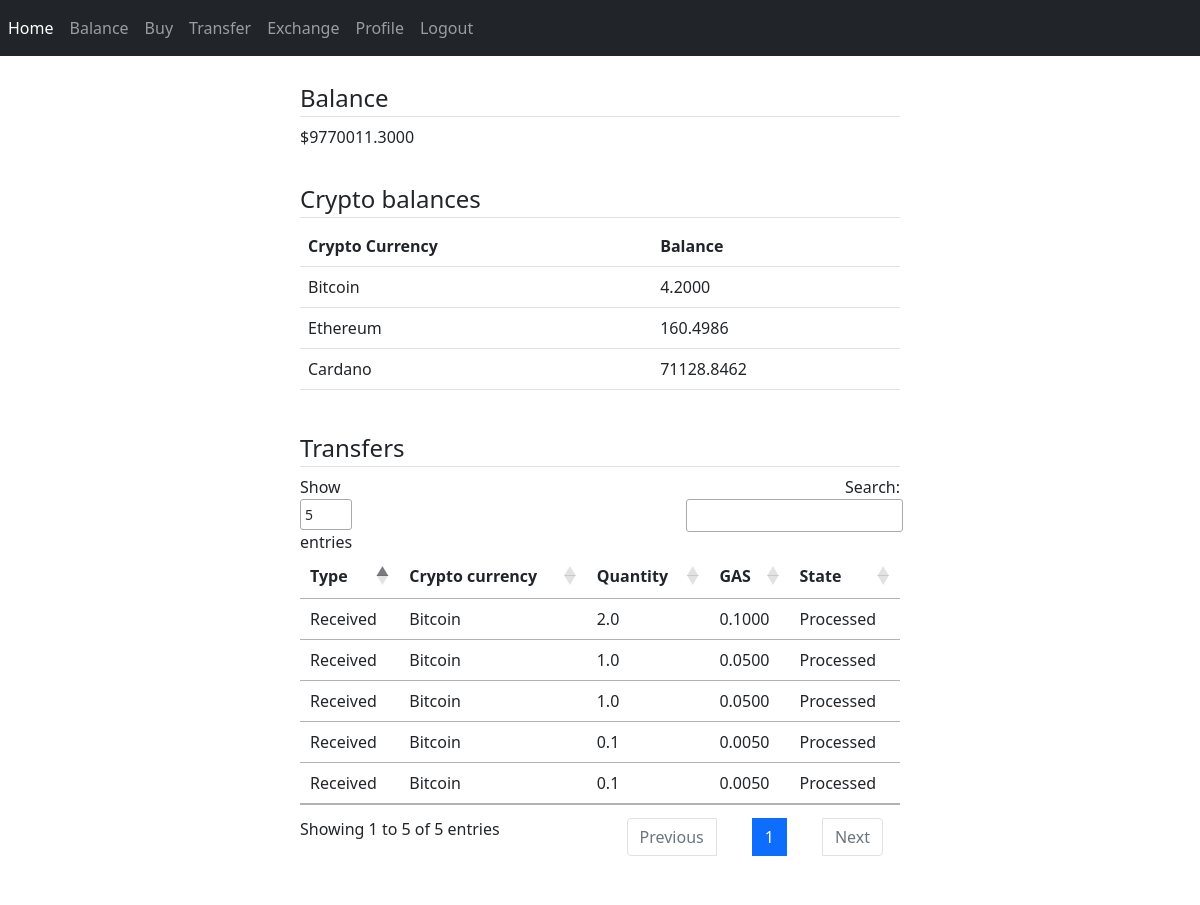
/balance (signed in), run on the app's committed database.
### CryptoExchange/models/dbmodels.py (models this page shows, shortened)
class User(db.Model, UserMixin):
    id = db.Column(db.Integer, primary_key=True)
    first_name = db.Column(db.String(20), nullable=False)
    last_name = db.Column(db.String(20), nullable=False)
    address = db.Column(db.String(20), nullable=False)
    city = db.Column(db.String(20), nullable=False)
    country = db.Column(db.String(20), nullable=False)
    phone = db.Column(db.String(15), nullable=False, unique=True)
    email = db.Column(db.String(120), nullable=False, unique=True)
    password = db.Column(db.String(60), nullable=False)
    verified = db.Column(db.Boolean, default=False, nullable=False)
    balance = db.Column(db.Float, default=0, nullable=False)
    sent_transactions = db.relationship('Transactions', backref='sender',
                                        foreign_keys="Transactions.sender_id", lazy=True)
    recv_transactions = db.relationship('Transactions', backref='receiver',
                                        foreign_keys="Transactions.receiver_id", lazy=True)

class Transactions(db.Model):
    id = db.Column(db.Integer, primary_key=True)
    sender_id = db.Column(db.Integer, db.ForeignKey('user.id'), nullable=False)
    receiver_id = db.Column(db.Integer, db.ForeignKey('user.id'), nullable=False)
    transaction_hash = db.Column(db.String(64), nullable=False, default='0')
    crypto = db.Column(db.String(60), nullable=False)
    quantity = db.Column(db.Float, nullable=False)
    gas_percentage = db.Column(db.Float, nullable=False)
    gas = db.Column(db.Float, nullable=False)
    state = db.Column(db.Enum(TransactionState), nullable=False, default=TransactionState.IN_PROCESS)
    date_started = db.Column(db.DateTime, nullable=False, default=datetime.utcnow)

### CryptoExchange/controllers/routes.py (the view)
@app.route('/balance')
@login_required
def balance():
    if not current_user.verified:
        return redirect(url_for('profile_activation'))
    account_balance = current_user.balance
    crypto_balance = get_user_crypto_balance(current_user.id)
    transfers = Transactions.query.filter(((Transactions.sender_id == current_user.id)
                                           | (Transactions.receiver_id == current_user.id))
                                          & (Transactions.sender_id != Transactions.receiver_id)).all()
    return render_template('balance.html', title='Balance',
                           balance=account_balance,
                           crypto_balance=crypto_balance,
                           transfer=transfers)

### CryptoExchange/models/dbmodels.py (called while the page is built)
@login_manager.user_loader
def load_user(user_id):
    return User.query.get(int(user_id))

### CryptoExchange/templates/balance.html (shortened to what this page needs)
{% extends "layout.html" %}
{% block content %}
    <div style="margin: 0 auto; width: 50%;">
        <br/>
        <div style="container-fluid">
            <legend class="border-bottom mb-2">Balance</legend>
            <p class="mb-2">${{ "{:.4f}".format(balance) }}</p>
            <br/>
        </div>
        <div style="container-fluid">
            <legend class="border-bottom mb-2">Crypto balances</legend>
            <table class="table table-hover">
                <tr>
                    <th>Crypto Currency</th>
                    <th>Balance</th>
                </tr>
            {% for key, value in crypto_balance.items() %}
                <tr>
                    <td>{{ key }}</td>
                    <td>{{ "{:.4f}".format(value) }}</td>
                </tr>
            {% endfor %}
            </table>
        </div>
        <br/>
        <div style="container-fluid">
            <legend class="border-bottom mb-2">Transfers</legend>
            <table id="data" class="table table-hover">
                <thead>
                <tr>
                    <th>Type</th>
                    <th>Crypto currency</th>
                    <th>Quantity</th>
                    <th>GAS</th>
                    <th>State</th>
                </tr>
                </thead>
                <tbody>
                {% for item in transfer %}
                    <tr>
                        {% if item.receiver_id == current_user.id and item.sender_id == current_user.id %}
                        <td>Bought</td>
                        {% elif item.sender_id == current_user.id %}
                        <td>Sent</td>
                        {% elif item.receiver_id == current_user.id %}
                        <td>Received</td>
                        {% endif %}
                        <td>{{ item.crypto }}</td>
                        <td>{{ item.quantity }}</td>
                        <td>{{ "{:.4f}".format(item.gas) }}</td>
                        <td>{{ item.state.value }}</td>
                    </tr>
                {% endfor %}
                </tbody>
            </table>
        </div>
    </div>
{% endblock content %}

### CryptoExchange/templates/layout.html (shortened to what this page needs)
<!DOCTYPE html>
<html lang="en" xmlns="">
<head>
       <link href="https://cdn.jsdelivr.net/npm/bootstrap@5.1.3/dist/css/bootstrap.min.css" rel="stylesheet"
>
 <link rel="stylesheet" type="text/css" href="https://cdn.datatables.net/1.11.4/css/jquery.dataTables.css">
</head>
<body>
<nav class="navbar navbar-expand-lg navbar-dark bg-dark">
    <div class="collapse navbar-collapse" id="navbarNav">
        <div class="navbar-nav">
            <a class="nav-item nav-link active" href="{{ url_for('home') }}">Home</a>
            {% if current_user.is_authenticated %}
            <a class="nav-item nav-link" href="{{ url_for('balance') }}">Balance</a>
            <a class="nav-item nav-link" href="{{ url_for('purchase') }}">Buy</a>
            <a class="nav-item nav-link" href="{{ url_for('transfer') }}">Transfer</a>
            <a class="nav-item nav-link" href="{{ url_for('exchange') }}">Exchange</a>
            <a class="nav-item nav-link" href="{{ url_for('profile') }}">Profile</a>
            <a class="nav-item nav-link" href="{{ url_for('logout') }}">Logout</a>
            {% else %}
            <a class="nav-item nav-link" href="{{ url_for('register') }}">Register</a>
            <a class="nav-item nav-link" href="{{ url_for('login') }}">Login</a>
            {% endif %}
        </div>
    </div>
</nav>
{% block content %}{% endblock %}
</body>
<br/>
</html>

### data on the page
User: balance "9770011.3000"
Transactions: crypto "Bitcoin", value "4.2000"
Transactions: crypto "Ethereum", value "160.4986"
Transactions: crypto "Cardano", quantity "71128.8462"
Transactions: shows "Received", crypto "Bitcoin", quantity "2.0", gas "0.1000", state.value "Processed"
Transactions: shows "Received", crypto "Bitcoin", quantity "1.0", gas "0.0500", state.value "Processed"
Transactions: shows "Received", crypto "Bitcoin", quantity "1.0", gas "0.0500", state.value "Processed"
Transactions: shows "Received", crypto "Bitcoin", quantity "0.1", gas "0.0050", state.value "Processed"
Transactions: shows "Received", crypto "Bitcoin", quantity "0.1", gas "0.0050", state.value "Processed"
